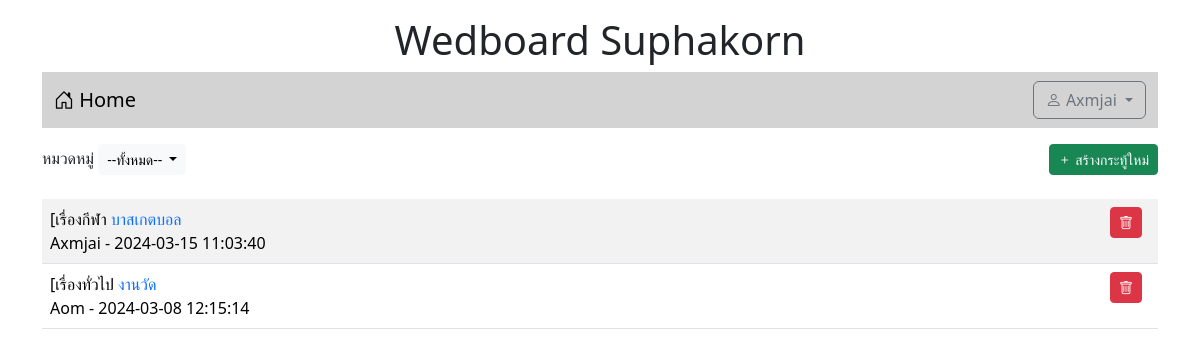
The page /index.php (signed in) on the database its author committed.
### tables this page shows
CREATE TABLE `post` (
  `id` int(11) NOT NULL,
  `title` varchar(128) NOT NULL,
  `content` varchar(2048) NOT NULL,
  `post_date` datetime NOT NULL,
  `cat_id` int(11) NOT NULL,
  `user_id` int(11) NOT NULL
);

CREATE TABLE `category` (
  `id` int(11) NOT NULL,
  `name` varchar(32) NOT NULL
);

CREATE TABLE `user` (
  `id` int(11) NOT NULL,
  `login` varchar(32) NOT NULL,
  `password` varchar(64) NOT NULL,
  `name` varchar(64) NOT NULL,
  `gender` char(1) NOT NULL,
  `email` varchar(32) NOT NULL,
  `role` char(1) NOT NULL
);

### index.php (the view, shortened to what this page needs)
<!DOCTYPE html>
<html lang="en">
<head>
    <link rel="stylesheet" href="bootstrap-5.3.2-dist/css/bootstrap.min.css">
    <link rel="stylesheet" href="https://cdn.jsdelivr.net/npm/bootstrap-icons@1.11.3/font/bootstrap-icons.min.css">
</head>
<body>
    <div class="container">
    <h1 style="text-align: center;" class="mt-3">Wedboard Suphakorn</h1>
    <?php include "nav.php" ?>
<div class="mt-3 d-flex justify-content-between">
    <div>
        <label> หมวดหมู่ </label>
            <span class="dropdown" >
  <button class="btn btn-light btn-sm dropdown-toggle" type="button" data-bs-toggle="dropdown" aria-expanded="false">
    --ทั้งหมด--
  </button>
</span>
    </div>
            <?php if(isset($_SESSION['id'])){ ?>
                <div><a href="newpost.php" class="btn btn-success btn-sm">
                    <i class="bi bi-plus"></i> สร้างกระทู้ใหม่</a></div>
                <?php } ?>
                </div>
        <table class="table table-striped mt-4">
           <?php
             $conn = new PDO("mysql:host=localhost;dbname=webboard;charset=utf8", "root", "");
            $sql = "SELECT t3.name,t1.title,t1.id,t2.login,t1.post_date FROM post as t1
            INNER JOIN user as t2 ON (t1.user_id=t2.id)
            INNER JOIN category as t3 ON (t1.cat_id=t3.id) ORDER BY t1.post_date desC";
            $result = $conn->query($sql);
            while($row = $result->fetch()){
            echo "<tr><td class='d-flex justify-content-between'>
           <div>[$row[0] <a href= post.php?id=$row[2]
            style=text-decoration:none>$row[1]</a><br>$row[3] - $row[4]</div>";
            if(isset($_SESSION['id']) && $_SESSION['role'] == 'a'){
               echo"<div class='me-2 align-seft-center'><a href=delete.php?id=$row[2]
               class='btn btn-danger btn-sm' onclick='return myfuntion()'>
               <i class='bi bi-trash'></i></a></div>";
            }
        }
            ?>
        </table>
            </div>
</body>
</html>

### rows shown on the page
post: category.name "เรื่องกีฬา", title "บาสเกตบอล", user.login "Axmjai", post_date "2024-03-15 11:03:40"
post: category.name "เรื่องทั่วไป", title "งานวัด", user.login "Aom", post_date "2024-03-08 12:15:14"

### other values the page prints
$_SESSION[username] "Axmjai"
